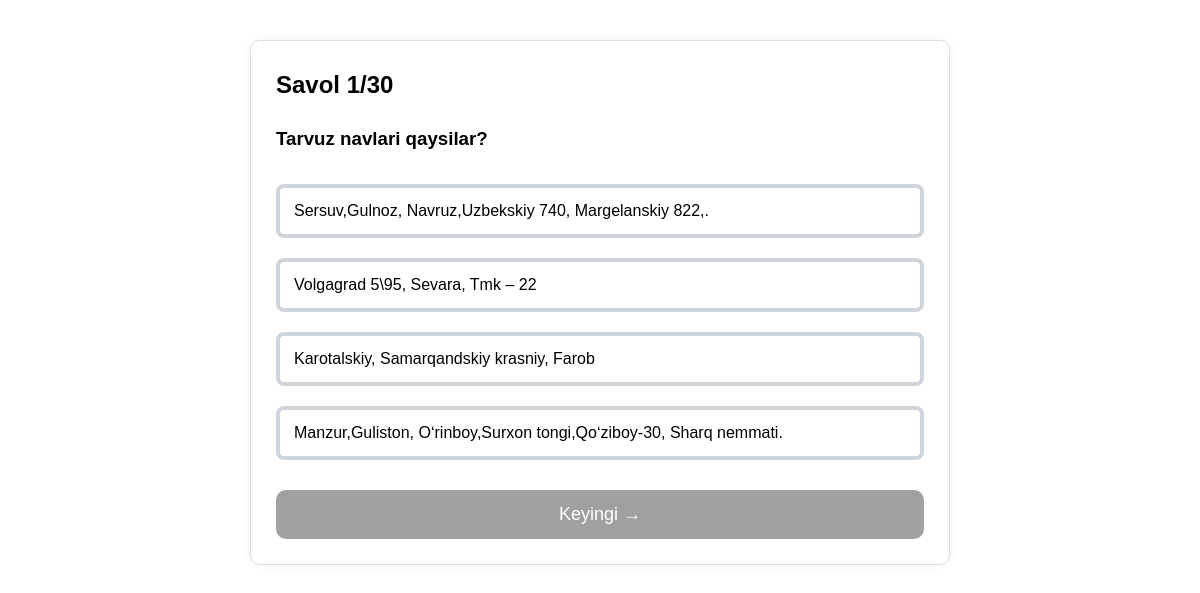
The page /subject/4/test/4/ on the database its author committed.
### tests/models.py (models this page shows, shortened)
class Question(models.Model):
    subject = models.ForeignKey(Subject, on_delete=models.CASCADE)
    text = models.TextField()

class Answer(models.Model):
    question = models.ForeignKey(Question, on_delete=models.CASCADE)
    text = models.CharField(max_length=255)
    is_correct = models.BooleanField(default=False)

### tests/views.py (the view)
# urls.py: path('subject/<int:subject_id>/test/<int:test_no>/', quiz, name='quiz'),
def quiz(request, subject_id, test_no):
    q_index_key = f'q_index_{subject_id}_{test_no}'
    score_key = f'score_{subject_id}_{test_no}'
    q_index = request.session.get(q_index_key, 0)
    subject = Subject.objects.get(id=subject_id)
    questions = Question.objects.filter(subject=subject).order_by('id')
    start = (test_no - 1) * PAGE_SIZE
    end = start + PAGE_SIZE
    group = list(questions[start:end])
    if q_index >= len(group):
        return redirect('result', subject_id=subject.id, test_no=test_no)
    question = group[q_index]
    answers = list(Answer.objects.filter(question=question))
    random.shuffle(answers)
    return render(request, 'tests/question.html', {
        'question': question,
        'answers': answers,
        'index': q_index + 1,
        'total': len(group),
        'test_no': test_no,
        'subject': subject
    })

### tests/templates/tests/question.html (shortened to what this page needs)
{% load static %}
<!DOCTYPE html>
<html lang="uz">
<head>
    <link rel="stylesheet" href="{% static 'tests/css/styles.css' %}">
</head>
<body>
<div class="card">
    <h2>Savol {{ index }}/{{ total }}</h2>
    <h3>{{ question.text }}</h3>
    <form id="quiz-form" action="{% url 'submit' subject.id test_no %}" method="POST">
        <div class="answers">
            {% for ans in answers %}
            <button
                type="button"
                class="answer-btn"
                data-id="{{ ans.id }}"
                data-correct="{{ ans.is_correct|yesno:'true,false' }}"
            >
                {{ ans.text }}
            </button>
            {% endfor %}
        </div>
        <button type="submit" id="next-btn" class="next-btn" disabled>
            Keyingi →
        </button>
    </form>
</div>
</body>
</html>

### tests/static/tests/css/styles.css (style rules this page uses)
body { font-family: Arial, sans-serif; max-width: 700px; margin: 40px auto; padding: 0 20px; line-height: 1.6; }
h1, h2, h3 { margin-top: 0; }
.card, .box { border: 1px solid #ddd; border-radius: 10px; padding: 25px; box-shadow: 0 0 8px rgba(0,0,0,0.06); }
button, a.btn { width: 100%; font-size: 18px; padding: 12px; border-radius: 8px; border: none; cursor: pointer; text-decoration: none; text-align: center; display: inline-block; }
button { background: #007bff; color: white; margin-top: 15px; }
.answers { margin-top: 20px; }
.answer-btn { width: 100%; margin: 10px 0; padding: 14px; font-size: 16px; border-radius: 8px; border: 4px solid #ced4da; background-color: #ffffff; color: #000000; cursor: pointer; text-align: left; }
.next-btn { margin-top: 20px; padding: 14px; font-size: 18px; border-radius: 10px; background: #007bff; color: white; border: none; cursor: pointer; }
.next-btn:disabled { background: #a0a0a0; cursor: not-allowed; }

### rows shown on the page
Question: text "Tarvuz navlari qaysilar?"
Answer: text "Sersuv,Gulnoz, Navruz,Uzbekskiy 740, Margelanskiy 822,."
Answer: text "Volgagrad 5\\95, Sevara, Tmk – 22"
Answer: text "Karotalskiy, Samarqandskiy krasniy, Farob"
Answer: text "Manzur,Guliston, Oʻrinboy,Surxon tongi,Qoʻziboy-30, Sharq nemmati."

### other values the page prints
{{ index }} "1"
{{ total }} "30"
